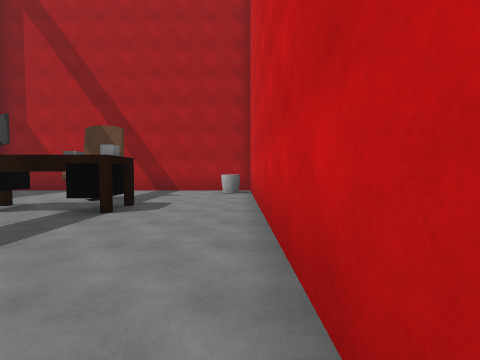
view 1 (above)

22 first-person views from a walk through a 3-D level made in the Unity game engine. The camera is 1.4 m above the floor, tilts 2° down and sees 90° across. The floor is counted in squares, 2 m on a side. Each view is taken from the middle of a square. On the plan, view 1 faces up. The plan holds only what a view shows up to about 9 squares ahead; the rest is blank. The place goes on beyond the plan. The player is left out. Surface patterns are stand-ins for the level's own textures.

view 2
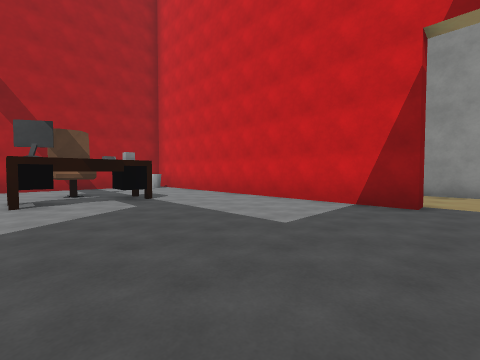

view 3
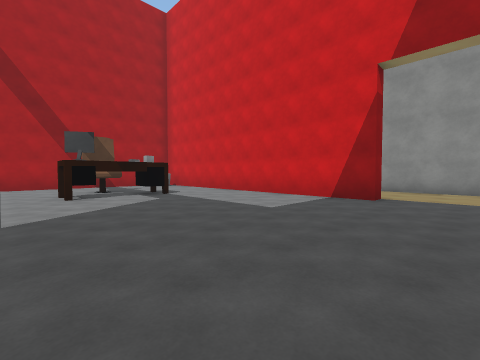

view 4
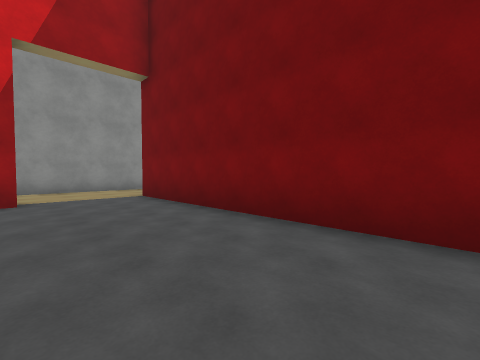

view 5
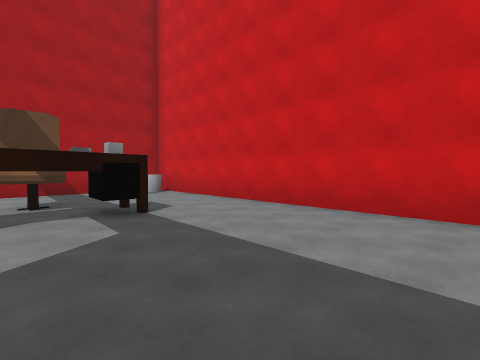

view 6
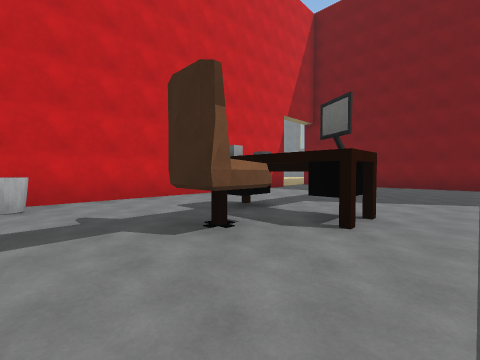

view 7
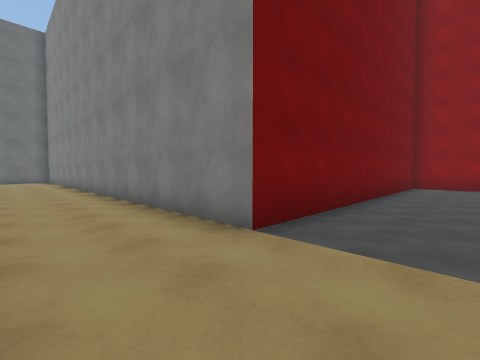

view 8
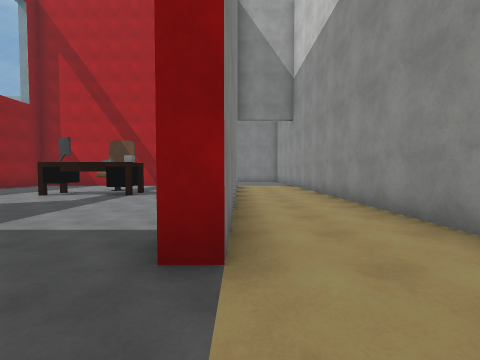

view 9
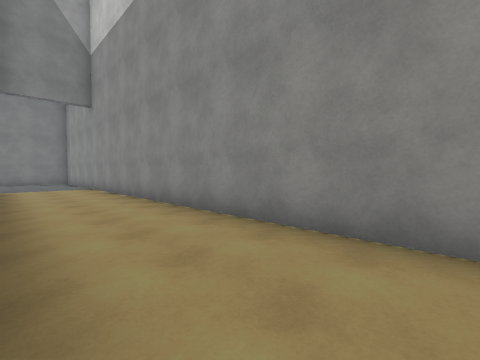

view 10
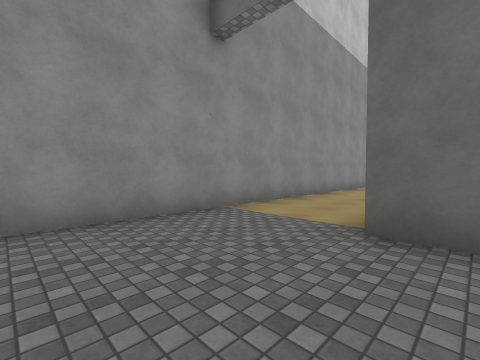

view 11
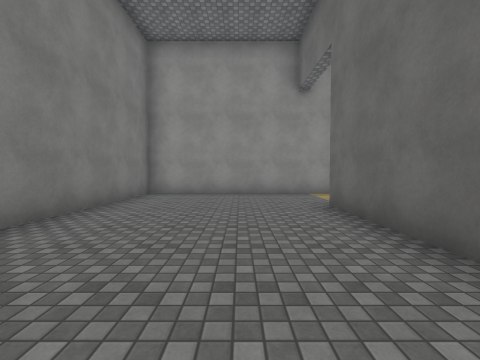

view 12
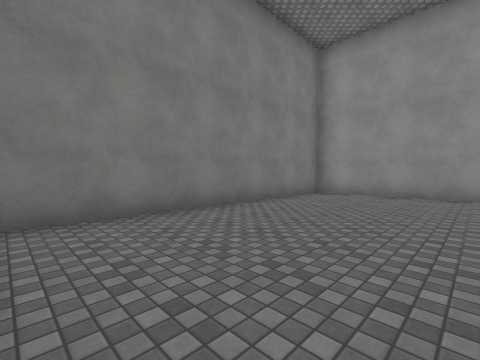

view 13
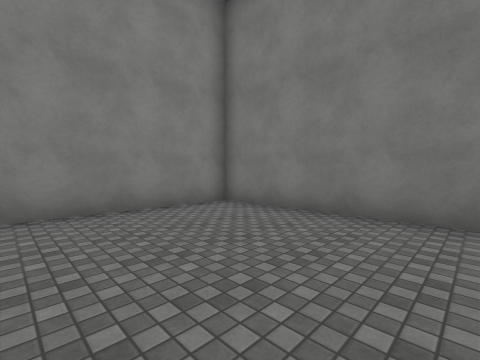

view 14
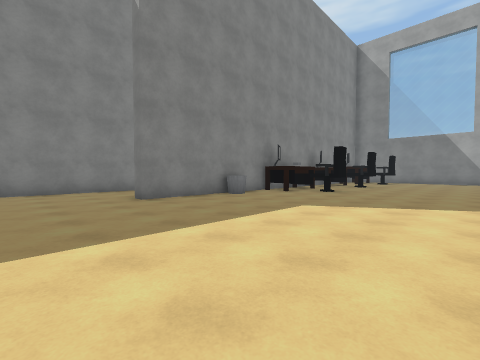

view 15
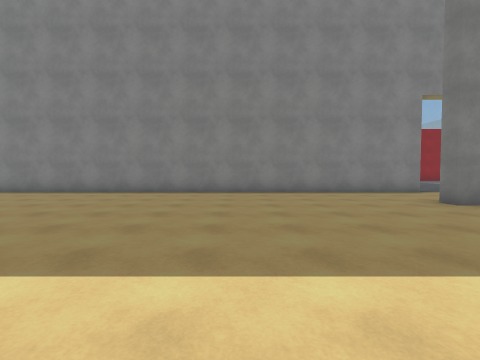

view 16
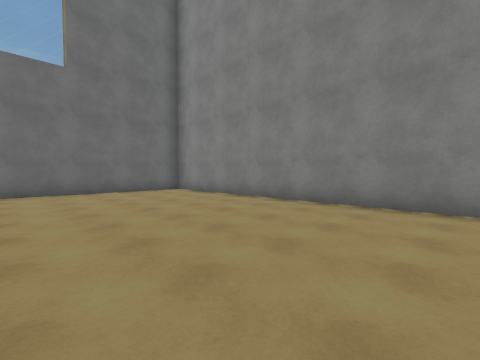

view 17
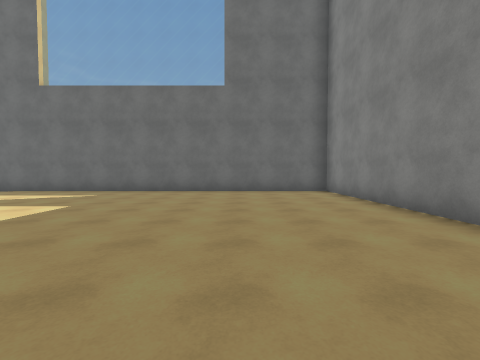

view 18
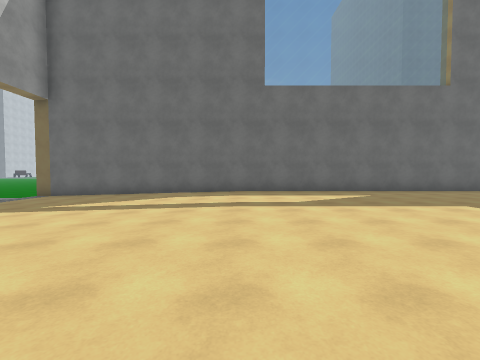

view 19
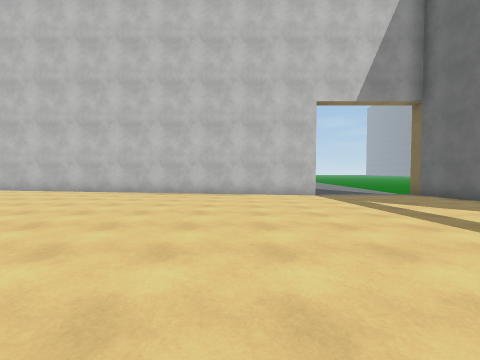

view 20
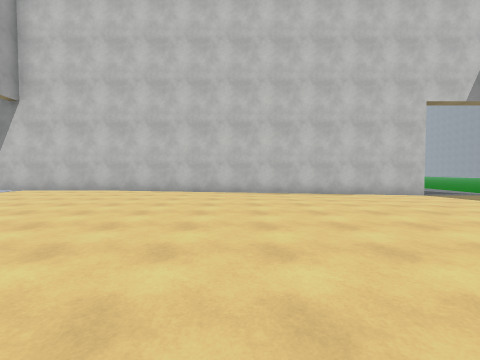

view 21
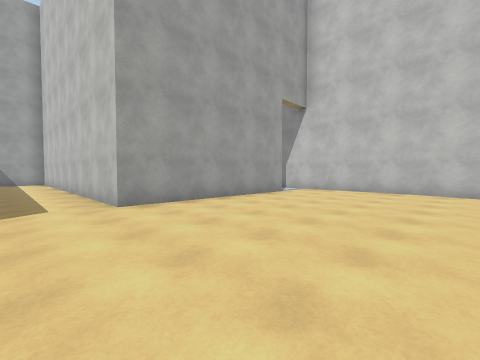

view 22
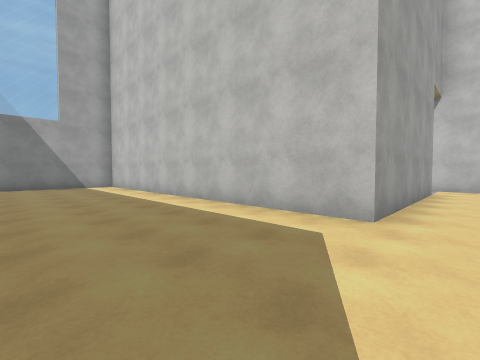

### Floor plan
Key: @ floor where view 1 was taken; # wall or solid block; x gap in a wall; . main floor; - floor 0.25 m lower than the main floor; C chair; O other object.
Columns run from 6 left of view 1 to 19 right of it. Each row starts with its distance up from view 1.
 14  ##########
 13  #........#
 12  #........#
 11  #........#
 10  #........#
  9 ########..#   ##
  8 ......##..#   ...
  7 .......#..#   ....
  6 ..##...#..#   ....#
  5 .OOOO..#..#   ....#
  4 .OOOO..#..#   ....#
  3 .......#..#   ....#
  2 .......#..#  .....#
  1 .......#..#O......#
  0 ......@#..#OC.....#
 -1 .......#..#O......#      #
 -2 ..........#.......######.#
 -3 ..........#..............#
 -4 ########..#..............#
 -5        #..#..............#
 -6        #.................#
 -7        #.................#
 -8        #......... .......#
 -9        #.......  ........#
-10        #.................#
-11        #.......  .......-#
-12        #......    ......-#
-13        #.....    ......--#
-14        #.....   .......--#
-15        #...... .......---#
-16        #.............----#
-17        #.............----#
-18        #.............-----
-19        #.............-----
-20        #.............-----
-21        ##################x

Positions as (right, up) in squares from view 1, and headings:
1: (0, 0), facing up
2: (-5, -2), facing up-right
3: (-6, -3), facing up-right
4: (-6, -1), facing down-right
5: (-4, 0), facing up-right
6: (-6, 8), facing down-right
7: (3, -2), facing down-left
8: (1, -3), facing up
9: (1, -2), facing up-right
10: (0, 12), facing down-right
11: (-4, 11), facing right
12: (-4, 10), facing up-right
13: (0, 10), facing up-left
14: (10, -8), facing up-left
15: (9, -10), facing left
16: (6, -12), facing down-left
17: (4, -12), facing down
18: (12, -12), facing down
19: (10, -14), facing right
20: (10, -10), facing right
21: (10, -7), facing up-right
22: (8, -3), facing up-right
